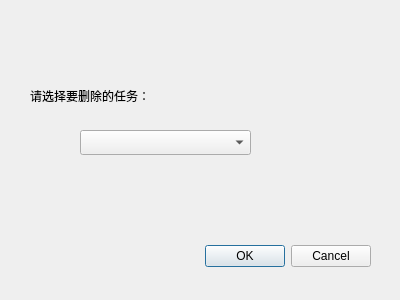
<?xml version="1.0" encoding="UTF-8"?>
<ui version="4.0">
 <class>DialogDeleteTask</class>
 <widget class="QDialog" name="DialogDeleteTask">
  <property name="geometry">
   <rect>
    <x>0</x>
    <y>0</y>
    <width>400</width>
    <height>300</height>
   </rect>
  </property>
  <property name="windowTitle">
   <string>Dialog</string>
  </property>
  <widget class="QDialogButtonBox" name="buttonBox">
   <property name="geometry">
    <rect>
     <x>30</x>
     <y>240</y>
     <width>341</width>
     <height>32</height>
    </rect>
   </property>
   <property name="orientation">
    <enum>Qt::Horizontal</enum>
   </property>
   <property name="standardButtons">
    <set>QDialogButtonBox::Cancel|QDialogButtonBox::Ok</set>
   </property>
  </widget>
  <widget class="QComboBox" name="comboBox">
   <property name="geometry">
    <rect>
     <x>80</x>
     <y>130</y>
     <width>171</width>
     <height>25</height>
    </rect>
   </property>
  </widget>
  <widget class="QLabel" name="label">
   <property name="geometry">
    <rect>
     <x>30</x>
     <y>80</y>
     <width>151</width>
     <height>31</height>
    </rect>
   </property>
   <property name="text">
    <string>请选择要删除的任务：</string>
   </property>
  </widget>
 </widget>
 <resources/>
 <connections>
  <connection>
   <sender>buttonBox</sender>
   <signal>accepted()</signal>
   <receiver>DialogDeleteTask</receiver>
   <slot>accept()</slot>
   <hints>
    <hint type="sourcelabel">
     <x>248</x>
     <y>254</y>
    </hint>
    <hint type="destinationlabel">
     <x>157</x>
     <y>274</y>
    </hint>
   </hints>
  </connection>
  <connection>
   <sender>buttonBox</sender>
   <signal>rejected()</signal>
   <receiver>DialogDeleteTask</receiver>
   <slot>reject()</slot>
   <hints>
    <hint type="sourcelabel">
     <x>316</x>
     <y>260</y>
    </hint>
    <hint type="destinationlabel">
     <x>286</x>
     <y>274</y>
    </hint>
   </hints>
  </connection>
 </connections>
</ui>
